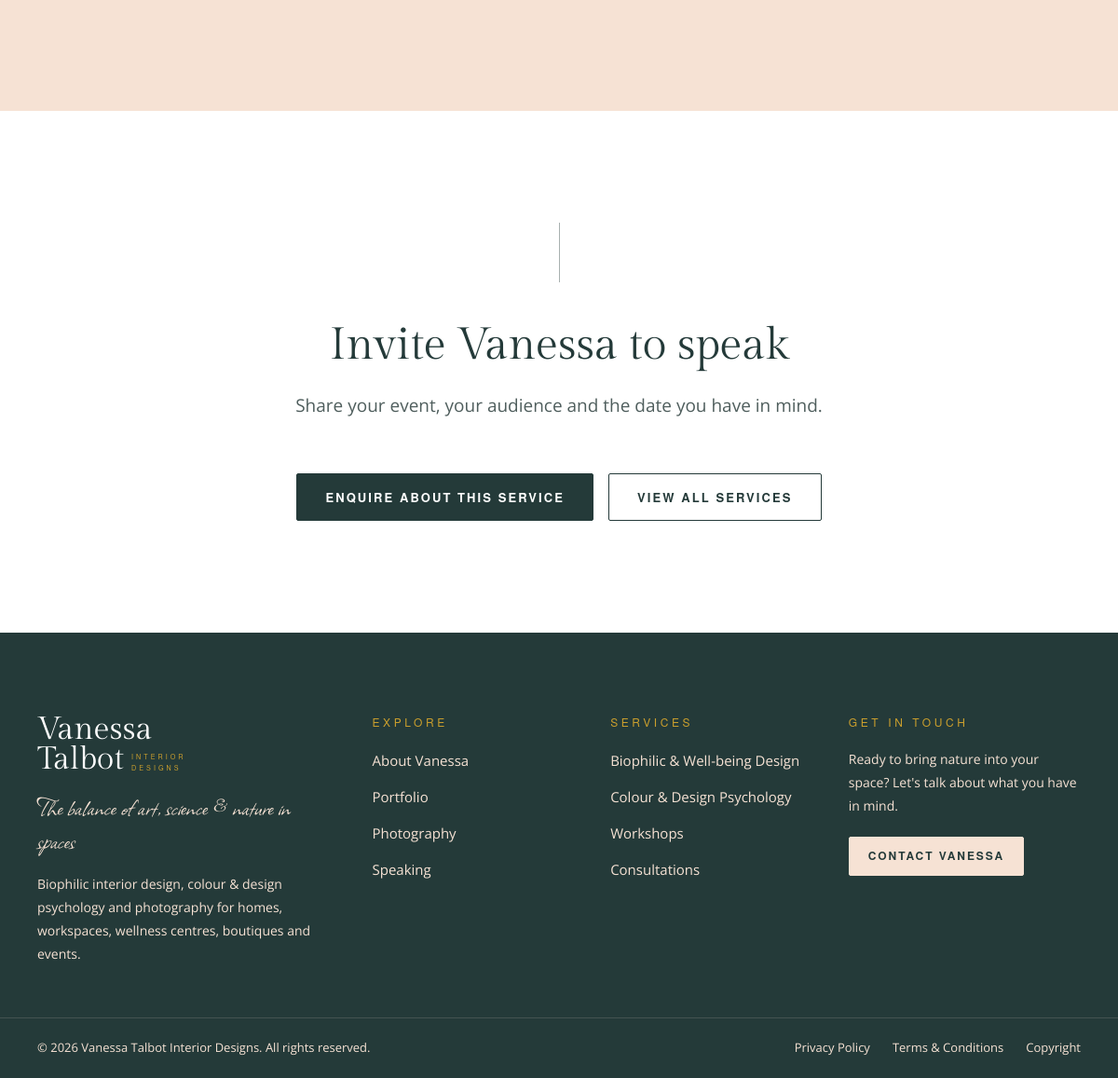
Page /services/speaking-engagements.php (lower part) on the earlier database version.
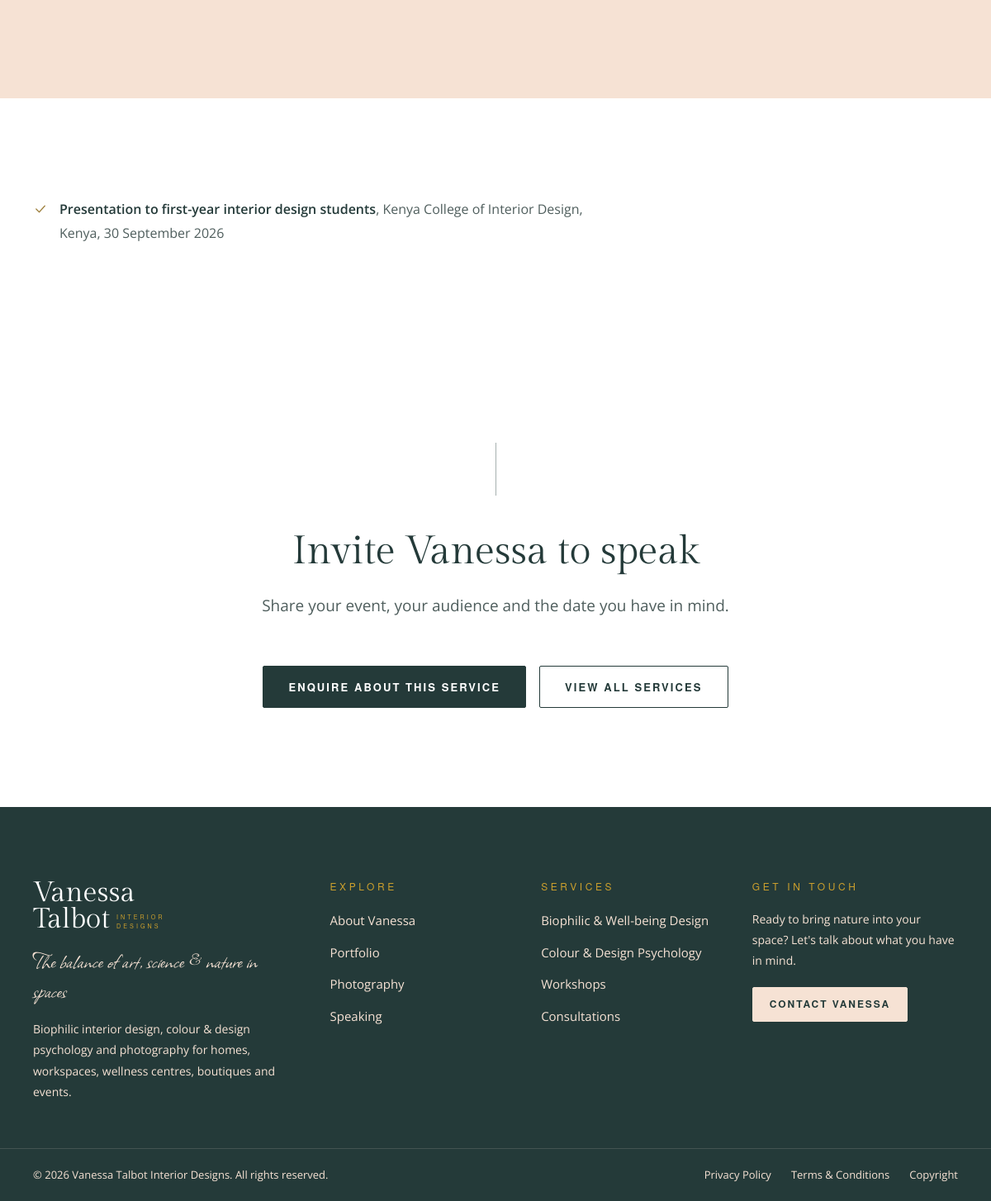
Same page on the later database version.
### tables this page shows
CREATE TABLE IF NOT EXISTS PageSections (
    SectionID           INT UNSIGNED NOT NULL AUTO_INCREMENT,
    PageKey             VARCHAR(50)  NOT NULL,
    SectionKey          VARCHAR(100) NOT NULL,
    Eyebrow             VARCHAR(255) NULL,
    Heading             VARCHAR(255) NULL,
    Introduction        TEXT NULL,
    Body                MEDIUMTEXT NULL,
    ButtonText          VARCHAR(100) NULL,
    ButtonLink          VARCHAR(500) NULL,
    SecondaryButtonText VARCHAR(100) NULL,
    SecondaryButtonLink VARCHAR(500) NULL,
    Image               VARCHAR(500) NULL,
    ImageAlt            VARCHAR(255) NULL,
    DisplayOrder        INT NOT NULL DEFAULT 0,
    Status              ENUM('Draft','Published','Archived') NOT NULL DEFAULT 'Draft',
    CreatedDate         DATETIME NOT NULL DEFAULT CURRENT_TIMESTAMP,
    UpdatedDate         DATETIME NOT NULL DEFAULT CURRENT_TIMESTAMP ON UPDATE CURRENT_TIMESTAMP,
    LastEditedBy        INT UNSIGNED NULL,
    LastEditedDate      DATETIME NULL,
    PRIMARY KEY (SectionID),
    UNIQUE KEY uq_PageSections_Key (PageKey, SectionKey),
    KEY idx_PageSections_Listing (PageKey, Status, DisplayOrder),
    CONSTRAINT fk_PageSections_LastEditedBy FOREIGN KEY (LastEditedBy)
        REFERENCES AdminUsers (AdminUserID) ON UPDATE CASCADE ON DELETE SET NULL
);

CREATE TABLE IF NOT EXISTS WebsiteSettings (
    SettingID           INT UNSIGNED NOT NULL DEFAULT 1,
    BusinessName        VARCHAR(150) NOT NULL,
    Tagline             VARCHAR(255) NULL,
    Phone               VARCHAR(30)  NULL,
    WhatsApp            VARCHAR(30)  NULL,
    Email               VARCHAR(254) NULL,
    EnquiryEmail        VARCHAR(254) NULL COMMENT 'Where contact-form messages are sent',
    AddressLine1        VARCHAR(150) NULL,
    AddressLine2        VARCHAR(150) NULL,
    City                VARCHAR(100) NULL,
    Province            VARCHAR(100) NULL,
    PostalCode          VARCHAR(10)  NULL,
    Country             VARCHAR(100) NULL,
    ShowAddress         TINYINT(1) NOT NULL DEFAULT 0 COMMENT 'Street address is private unless switched on',
    RegistrationNumber  VARCHAR(50)  NULL,
    VATNumber           VARCHAR(30)  NULL,
    Facebook            VARCHAR(500) NULL,
    Instagram           VARCHAR(500) NULL,
    LinkedIn            VARCHAR(500) NULL,
    Pinterest           VARCHAR(500) NULL,
    YouTube             VARCHAR(500) NULL,
    TikTok              VARCHAR(500) NULL,
    FooterCopyright     VARCHAR(255) NULL,
    GoogleAnalyticsCode VARCHAR(50)  NULL COMMENT 'Measurement ID only (G-XXXXXXX), never script markup',
    UpdatedDate         DATETIME NOT NULL DEFAULT CURRENT_TIMESTAMP ON UPDATE CURRENT_TIMESTAMP,
    PRIMARY KEY (SettingID),
    CONSTRAINT chk_WebsiteSettings_SingleRow CHECK (SettingID = 1)
);

CREATE TABLE IF NOT EXISTS SpeakingEngagements (
    EngagementID     INT UNSIGNED NOT NULL AUTO_INCREMENT,
    Title            VARCHAR(255) NOT NULL,
    Slug             VARCHAR(200) NOT NULL,
    Organiser        VARCHAR(255) NULL,
    Venue            VARCHAR(255) NULL,
    City             VARCHAR(100) NULL,
    EventDate        DATE NULL,
    EventLink        VARCHAR(500) NULL,
    Description      MEDIUMTEXT NULL,
    FeaturedImage    VARCHAR(500) NULL,
    FeaturedImageAlt VARCHAR(255) NULL,
    Status           ENUM('Draft','Published','Archived') NOT NULL DEFAULT 'Draft',
    CreatedDate      DATETIME NOT NULL DEFAULT CURRENT_TIMESTAMP,
    UpdatedDate      DATETIME NOT NULL DEFAULT CURRENT_TIMESTAMP ON UPDATE CURRENT_TIMESTAMP,
    PRIMARY KEY (EngagementID),
    UNIQUE KEY uq_SpeakingEngagements_Slug (Slug),
    KEY idx_SpeakingEngagements_Listing (Status, EventDate)
);

### includes/content.php (the view, shortened to what the rows shown need)
<?php
require_once INCLUDES_PATH . '/database.php';
require_once INCLUDES_PATH . '/page-map.php';
function content_fetch(string $key, callable $query): mixed
{
    static $databaseDown = false;
    static $fallback = null;
    if (!$databaseDown) {
        try {
            $result = $query();
            if ($result !== null) {
                return $result;
            }
        } catch (Throwable $error) {
            $databaseDown = true;
            error_log('Public content unavailable, using fallback: ' . $error->getMessage());
        }
    }
    $fallback ??= require INCLUDES_PATH . '/content-fallback.php';
    return $fallback[$key] ?? [];
}
function site_tagline(): string
{
    static $tagline = null;
    return $tagline ??= (string) (content_fetch('settings', static fn() => db_row('SELECT Tagline FROM WebsiteSettings WHERE SettingID = 1'))['Tagline'] ?? '');
}
function site_engagements(): array
{
    return content_fetch('engagements', static fn() => db_all("SELECT * FROM SpeakingEngagements WHERE Status = 'Published' ORDER BY EventDate DESC, Title"));
}
function site_sections(string $page): array
{
    return content_fetch('sections_' . $page, static function () use ($page): array {
        $sections = [];
        foreach (db_all("SELECT * FROM PageSections WHERE PageKey = ? AND Status = 'Published' ORDER BY DisplayOrder", [$page]) as $section) {
            $section['items'] = db_all("SELECT * FROM PageSectionItems WHERE SectionID = ? AND Status = 'Published' ORDER BY DisplayOrder, ItemID", [$section['SectionID']]);
            $sections[$section['SectionKey']] = $section;
        }
        return $sections;
    });
}
function content_url(?string $link): string
{
    $link = trim((string) $link);
    return preg_match('/^[a-z][a-z0-9+.-]*:/i', $link) ? $link : url($link);
}
function content_link(?string $text, ?string $link, string $class, string $after = '', string $edit = ''): string
{
    return '<a class="' . e($class) . '" href="' . e(content_url($link)) . '"' . $edit . '>' . e($text) . $after . '</a>';
}
function content_paragraphs(?string $text, string $firstClass = '', string $edit = ''): string
{
    $html = '';
    foreach (preg_split('/\n\s*\n/', trim((string) $text)) ?: [] as $index => $paragraph) {
        if ($paragraph !== '') {
            $class = $index === 0 && $firstClass !== '' ? ' class="' . e($firstClass) . '"' : '';
            $html .= '<p' . $class . $edit . '>' . nl2br(e($paragraph), false) . '</p>';
        }
    }
    return $html;
}
function content_labelled(array $section, string $id): string
{
    return trim((string) ($section['Heading'] ?? '')) === '' ? '' : ' aria-labelledby="' . e($id) . '"';
}
function content_eyebrow(array $section): string
{
    return trim((string) ($section['Eyebrow'] ?? '')) === '' ? '' : '<p class="eyebrow"' . ed_section($section, 'Eyebrow') . '>' . e($section['Eyebrow']) . '</p>';
}
function content_heading(array $section, string $id): string
{
    return trim((string) ($section['Heading'] ?? '')) === '' ? '' : '<h2 id="' . e($id) . '"' . ed_section($section, 'Heading') . '>' . e($section['Heading']) . '</h2>';
}
function content_section_header(array $section, string $id, ?string $intro = null, string $introEdit = ''): string
{
    if ($intro === null) {
        $intro     = $section['Introduction'] ?? '';
        $introEdit = ed_section($section, 'Introduction');
    }
    return '<header class="section-header">' . content_eyebrow($section) . content_heading($section, $id)
         . (trim((string) $intro) === '' ? '' : '<p' . $introEdit . '>' . e($intro) . '</p>') . '</header>';
}
function content_items_section(array $section, string $id, bool $peach, string $edit = ''): string
{
    $count = count($section['items']);
    $html  = '<section class="section' . ($peach ? ' section--peach' : '') . '"' . content_labelled($section, $id) . '>' . $edit . '<div class="container">'
           . content_section_header($section, $id);
    if ($count > 0) {
        $html .= '<ul class="journey' . ($count % 2 === 0 ? ' journey--2' : '') . '">';
        foreach ($section['items'] as $item) {
            $html .= '<li class="journey__step">'
                   . (empty($item['Icon']) ? '' : '<span class="journey__icon"' . ed_item($item, 'Icon') . '>' . icon((string) $item['Icon']) . '</span>')
                   . '<h3' . ed_item($item, 'Title') . '>' . e($item['Title']) . '</h3>' . content_paragraphs($item['Text'], '', ed_item($item, 'Text')) . '</li>';
        }
        $html .= '</ul>';
    }
    return $html . '</div></section>';
}
function content_closing(array $section, string $id, string $edit = ''): string
{
    return '<section class="section cta-banner"' . content_labelled($section, $id) . '>' . $edit . '<div class="container cta-banner__inner">'
         . content_heading($section, $id) . content_paragraphs($section['Introduction'] ?? '', '', ed_section($section, 'Introduction'))
         . '<div class="btn-group btn-group--centred">'
         . content_link($section['ButtonText'] ?? '', $section['ButtonLink'] ?? '', 'btn btn--primary', '', ed_section($section, 'ButtonText'))
         . content_link($section['SecondaryButtonText'] ?? '', $section['SecondaryButtonLink'] ?? '', 'btn btn--outline', '', ed_section($section, 'SecondaryButtonText'))
         . '</div></div></section>';
}

### includes/page-service.php (shortened to what the rows shown need)
<?php
require_once INCLUDES_PATH . '/content.php';
$service = site_service($serviceSlug);
$sections = site_sections('service-' . $serviceSlug);
$closing  = $sections['closing'] ?? null;
$extra    = array_filter($sections, static fn(string $key): bool => !in_array($key, ['closing', 'seo'], true), ARRAY_FILTER_USE_KEY);
require_once INCLUDES_PATH . '/header.php';
?>
<main id="main-content">
                <?= content_frame('art-frame art-frame--portrait art-frame--arch art-frame--peach', $service['FeaturedImage'] ?? '', $service['FeaturedImageAlt'] ?? '', icon((string) $service['Icon'], 'icon art-frame__icon'), 'web', ed_service($service, 'FeaturedImage')) ?>
                <?= content_paragraphs($service['FullDescription'], 'lead', ed_service($service, 'FullDescription')) ?>
<?php $index = 0; foreach ($extra as $key => $section): ?>
    <?= content_items_section($section, 'section-' . $key, $index++ % 2 === 0, edit_block('service-' . $serviceSlug, (string) $key)) ?>
<?php endforeach; ?>
<?php if ($serviceSlug === 'speaking-engagements' && ($engagements = site_engagements())): ?>
    <section class="section" aria-label="Engagements">
        <div class="container">
            <ul class="check-list content-narrow">
<?php foreach ($engagements as $event):
    $detail = array_filter([$event['Venue'] ?? '', $event['City'] ?? '', !empty($event['EventDate']) ? date('j F Y', strtotime($event['EventDate'])) : '']);
?>
                <li<?= ed_record('speaking', 'admin/speaking-edit.php', (int) ($event['EngagementID'] ?? 0), 'Title', 'speaking.edit') ?>><?= icon('check') ?><span><strong><?= e($event['Title']) ?></strong><?= $detail ? ', ' . e(implode(', ', $detail)) : '' ?></span></li>
<?php endforeach; ?>
            </ul>
        </div>
    </section>
<?php endif; ?>
    <?= $closing ? content_closing($closing, 'service-cta-title', edit_block('service-' . $serviceSlug, 'closing')) : '' ?>
</main>
<?php require_once INCLUDES_PATH . '/footer.php'; ?>

### includes/footer.php (shortened to what the rows shown need)
<?php
$layout = $layout ?? 'public';
if ($layout !== 'admin') {
    require_once INCLUDES_PATH . '/content.php';
    $footerContent = site_sections('global')['footer'] ?? [];
}
if ($layout === 'admin'): ?>
</div>
</div>
<script src="<?= e(asset('js/admin.js')) ?>" defer></script>
<script src="<?= e(asset('js/visual-editor.js')) ?>" defer></script>
<?php else: ?>
<footer class="site-footer">
    <div class="container site-footer__inner">
        <div class="site-footer__brand">
            <p class="brand"><?= brand_logo('light') ?></p>
            <p class="tagline site-footer__tagline"<?= ed_setting('Tagline') ?>><?= e(site_tagline()) ?></p>
            <p class="site-footer__about"<?= ed_section($footerContent ?: null, 'Introduction') ?>><?= e($footerContent['Introduction'] ?? '') ?></p>
        </div>
        <nav class="site-footer__col" aria-labelledby="footer-explore">
            <h2 id="footer-explore" class="site-footer__heading">Explore</h2>
            <ul>
                <li><a href="<?= e(url('about.php')) ?>">About Vanessa</a></li>
                <li><a href="<?= e(url('portfolio.php')) ?>">Portfolio</a></li>
                <li><a href="<?= e(url('portfolio/photography-gallery.php')) ?>">Photography</a></li>
                <li><a href="<?= e(url('services/speaking-engagements.php')) ?>">Speaking</a></li>
            </ul>
        </nav>
        <nav class="site-footer__col" aria-labelledby="footer-services">
            <h2 id="footer-services" class="site-footer__heading">Services</h2>
            <ul>
                <li><a href="<?= e(url('services/biophilic-design.php')) ?>">Biophilic &amp; Well-being Design</a></li>
                <li><a href="<?= e(url('services/colour-psychology.php')) ?>">Colour &amp; Design Psychology</a></li>
                <li><a href="<?= e(url('services/workshops.php')) ?>">Workshops</a></li>
                <li><a href="<?= e(url('services/consultations.php')) ?>">Consultations</a></li>
            </ul>
        </nav>
        <div class="site-footer__col">
            <h2 class="site-footer__heading">Get in touch</h2>
            <p<?= ed_section($footerContent ?: null, 'Body') ?>><?= e($footerContent['Body'] ?? '') ?></p>
            <?= content_link($footerContent['ButtonText'] ?? '', $footerContent['ButtonLink'] ?? '', 'btn btn--light btn--small', '', ed_section($footerContent ?: null, 'ButtonText')) ?>
        </div>
    </div>
    <div class="site-footer__legal">
        <div class="container">
            <p>&copy; <?= date('Y') ?> <?= e(SITE_NAME) ?>. All rights reserved.</p>
            <ul>
                <li><a href="<?= e(url('privacy-policy.php')) ?>">Privacy Policy</a></li>
                <li><a href="<?= e(url('terms-and-conditions.php')) ?>">Terms &amp; Conditions</a></li>
                <li><a href="<?= e(url('copyright.php')) ?>">Copyright</a></li>
            </ul>
        </div>
    </div>
</footer>
<?php endif; ?>
</body>
</html>

### includes/icons.php (shortened to what the rows shown need)
<?php
function icon(string $name, string $class = 'icon'): string
{
    static $paths = [
        'leaf'    => '<path d="M5 21c0-9 6-15 16-16-1 10-7 16-16 16Z"/><path d="M5 21 14 12"/>',
        'palette' => '<path d="M12 3a9 9 0 1 0 0 18c1.1 0 2-.9 2-2 0-.5-.2-1-.5-1.3-.3-.4-.5-.8-.5-1.3 0-1.1.9-2 2-2h2.4A4.6 4.6 0 0 0 21 9.8C21 6 17 3 12 3Z"/><circle cx="7.5" cy="11" r="1"/><circle cx="10" cy="7" r="1"/><circle cx="15" cy="7" r="1"/>',
        'camera'  => '<path d="M4 7h3l2-3h6l2 3h3a1 1 0 0 1 1 1v11a1 1 0 0 1-1 1H4a1 1 0 0 1-1-1V8a1 1 0 0 1 1-1Z"/><circle cx="12" cy="13" r="4"/>',
        'mic'     => '<rect x="9" y="3" width="6" height="11" rx="3"/><path d="M5 11a7 7 0 0 0 14 0M12 18v3M8 21h8"/>',
        'group'   => '<circle cx="9" cy="8" r="3"/><path d="M3 20c0-3.3 2.7-6 6-6s6 2.7 6 6"/><circle cx="17" cy="9" r="2.5"/><path d="M16 14.2c2.8.4 5 2.8 5 5.8"/>',
        'chat'    => '<path d="M4 5h16v11H9l-5 4V5Z"/><path d="M8 10h8M8 13h5"/>',
        'arrow'   => '<path d="M5 12h14M13 6l6 6-6 6"/>',
        'flask'   => '<path d="M9 3h6M10 3v6l-5 9a2 2 0 0 0 1.7 3h10.6a2 2 0 0 0 1.7-3l-5-9V3"/><path d="M7.5 15h9"/>',
        'brush'   => '<path d="M18 3l3 3-9 9-3-3 9-9Z"/><path d="M9 12c-3 0-5 2-5 5 0 1.5-1 2.5-2 3 4 1 9 0 9-5"/>',
        'sprout'  => '<path d="M12 21v-9"/><path d="M12 12C12 7 8 5 4 5c0 5 3 7 8 7Z"/><path d="M12 14c0-4 3-6 8-6 0 4-3 6-8 6Z"/>',
        'mail'    => '<rect x="3" y="5" width="18" height="14" rx="1"/><path d="m3 7 9 6 9-6"/>',
        'person'  => '<circle cx="12" cy="12" r="9"/><circle cx="12" cy="10" r="3"/><path d="M6.5 18.5c1.3-2 3.3-3 5.5-3s4.2 1 5.5 3"/>',
        'eye'     => '<path d="M2 12s3.5-7 10-7 10 7 10 7-3.5 7-10 7S2 12 2 12Z"/><circle cx="12" cy="12" r="3"/>',
        'shield'  => '<path d="M12 3 4 6v6c0 4.5 3.4 8.3 8 9 4.6-.7 8-4.5 8-9V6l-8-3Z"/><path d="m9 12 2 2 4-4"/>',
        'check'   => '<path d="m5 12 5 5 9-10"/>',
        'pen'     => '<path d="M4 20h4L19 9l-4-4L4 16v4Z"/><path d="m13 7 4 4"/>',
    ];
    $svg = $paths[$name] ?? '';
    return '<svg class="' . e($class) . '" viewBox="0 0 24 24" fill="none" stroke="currentColor" stroke-width="1.6" '
         . 'stroke-linecap="round" stroke-linejoin="round" aria-hidden="true" focusable="false">' . $svg . '</svg>';
}

Differences in the rows shown:
added speakingengagements: Title "Presentation to first-year interior design students", detail "Kenya College of Interior Design, Kenya, 30 September 2026"
